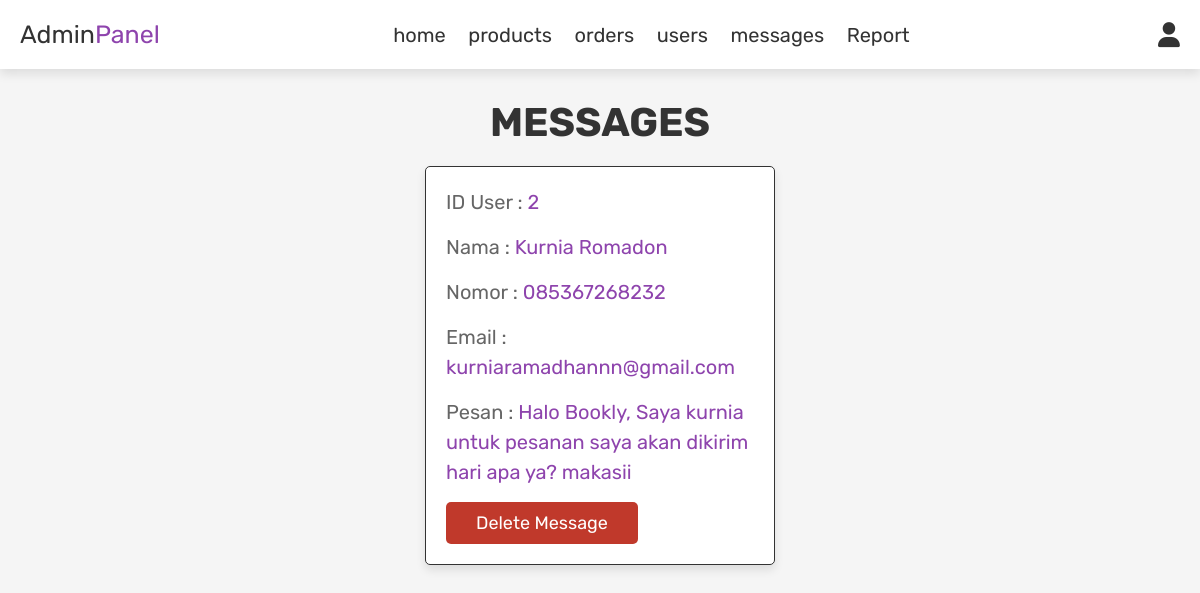
Screenshot of /admin_contacts.php (signed in) with the database file from the repository.
### tables this page shows
CREATE TABLE `message` (
  `id` int(100) NOT NULL,
  `user_id` int(100) NOT NULL,
  `name` varchar(100) NOT NULL,
  `email` varchar(100) NOT NULL,
  `number` varchar(12) NOT NULL,
  `message` varchar(500) NOT NULL
);

### admin_contacts.php (the view, shortened to what this page needs)
<?php
include 'config.php';
?>
<!DOCTYPE html>
<html lang="en">
<head>
   <link rel="stylesheet" href="https://cdnjs.cloudflare.com/ajax/libs/font-awesome/6.0.0/css/all.min.css">
   <link rel="stylesheet" href="css/admin_style.css">
</head>
<body>
<?php include 'admin_header.php'; ?>
<section class="messages">
   <h1 class="title"> messages </h1>
   <div class="box-container">
   <?php
      $select_message = mysqli_query($conn, "SELECT * FROM `message`") or die('query failed');
      if(mysqli_num_rows($select_message) > 0){
         while($fetch_message = mysqli_fetch_assoc($select_message)){
   ?>
   <div class="box">
      <p> ID User : <span><?php echo $fetch_message['user_id']; ?></span> </p>
      <p> Nama : <span><?php echo $fetch_message['name']; ?></span> </p>
      <p> Nomor : <span><?php echo $fetch_message['number']; ?></span> </p>
      <p> Email : <span><?php echo $fetch_message['email']; ?></span> </p>
      <p> Pesan : <span><?php echo $fetch_message['message']; ?></span> </p>
      <a href="admin_contacts.php?delete=<?php echo $fetch_message['id']; ?>" onclick="return confirm('delete this message?');" class="delete-btn">delete message</a>
   </div>
   <?php
      };
   }else{
      echo '<p class="empty">belum ada pesan baru</p>';
   }
   ?>
   </div>
</section>
</body>
</html>

### css/admin_style.css (style rules this page uses)
:root { --purple:#8e44ad; --red:#c0392b; --orange:#f39c12; --black:#333; --white:#fff; --light-color:#666; --light-white:#ccc; --light-bg:#f5f5f5; --border:.1rem solid var(--black); --box-shadow:0 .5rem 1rem rgba(0,0,0,.1); }
* { font-family: 'Rubik', sans-serif; margin:0; padding:0; box-sizing: border-box; outline: none; border:none; text-decoration: none; transition:all .2s linear; }
html { font-size: 62.5%; overflow-x: hidden; }
body { background-color: var(--light-bg); }
section { padding:3rem 2rem; }
.title { text-align: center; margin-bottom: 2rem; text-transform: uppercase; color:var(--black); font-size: 4rem; }
.btn, .option-btn, .delete-btn, .white-btn { display: inline-block; margin-top: 1rem; padding:1rem 3rem; cursor: pointer; color:var(--white); font-size: 1.8rem; border-radius: .5rem; text-transform: capitalize; }
.delete-btn { background-color: var(--red); }
.messages .box-container { display: grid; grid-template-columns: repeat(auto-fit, 35rem); justify-content: center; gap:1.5rem; max-width: 1200px; margin:0 auto; align-items: flex-start; }
.messages .box-container .box { background-color: var(--white); padding:2rem; border:var(--border); box-shadow: var(--box-shadow); border-radius: .5rem; }
.messages .box-container .box p { padding-bottom: 1.5rem; font-size: 2rem; color:var(--light-color); line-height: 1.5; }
.messages .box-container .box p span { color:var(--purple); }
.messages .box-container .box .delete-btn { margin-top: 0; }

### rows the page displays
message: user "2", name "Kurnia Romadon", number "085367268232", email "kurniaramadhannn@gmail.com", message "Halo Bookly, Saya kurnia untuk pesanan saya akan dikirim hari apa ya? makasii"
